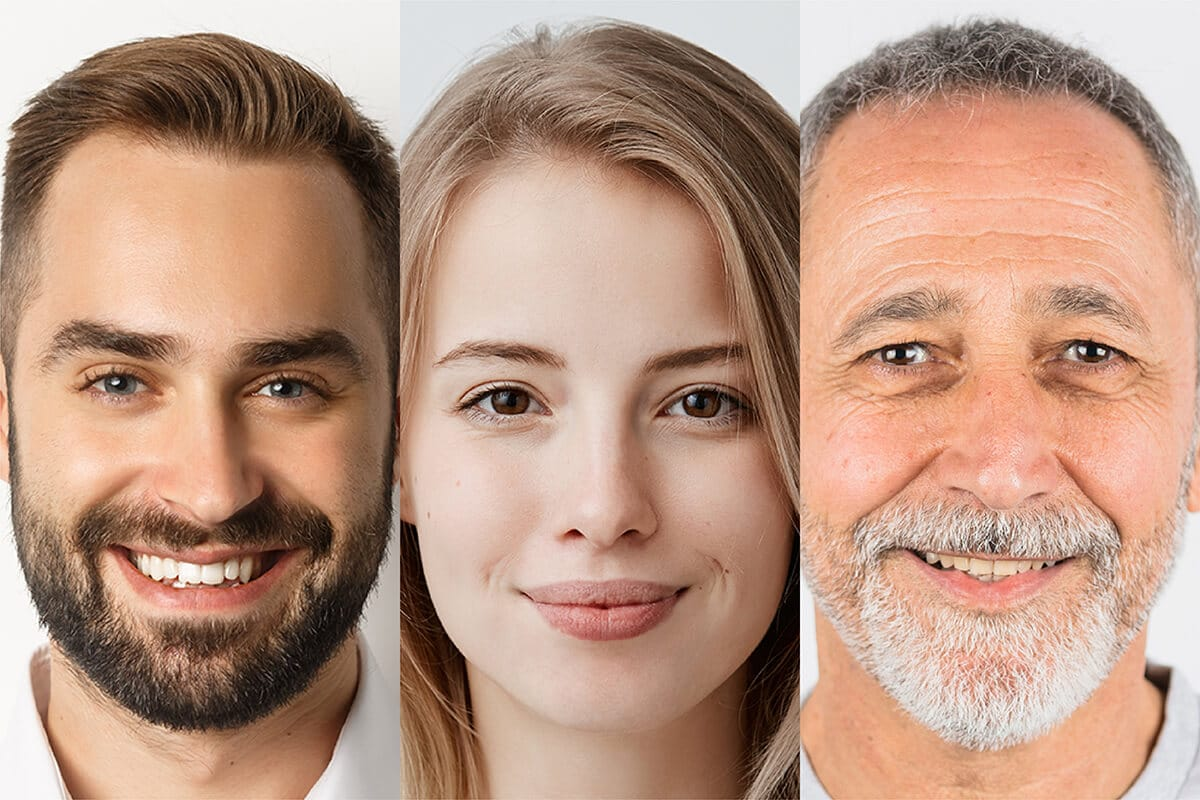
#> input picture İHA_ödevler/week_5/faces.jpg, 1200 x 800 px, given in place of the camera
$ jupyter execute --allow-errors bg_notes.ipynb
#> lines starting #> are read from the running program, lines starting #| are printed output that depends on the picture; pictures that were not available may be replaced by others from this repository, and a replacement may not be noted
[cell 1]
import cv2 as cv

cap = cv.VideoCapture(0)

background_sub = cv.createBackgroundSubtractorMOG2() #ışığa duyarlı
bs = cv.createBackgroundSubtractorKNN()

while True:
    ret,frame = cap.read()
#> frame is the input picture: shape (800, 1200, 3); mean B, G, R 131.7, 150.9, 186.6
    mask = bs.apply(frame)
#> mask: shape (800, 1200); every value is 255
    mask = cv.medianBlur(mask,5)


    cv.imshow("mask",mask)
    cv.imshow("frame",frame)
    if cv.waitKey(1) & 0xFF == ord("q"):
#> (key q is pressed here)
        break

#> (the rest of this cell did not finish here and is left out)

[cell 2]
#Erosion Aşındırma
import cv2 as cv
import numpy as np

# Örnek için kamera veya maske kullanabilirsiniz
# Biz örnek olması için bir maske okuyalım
mask = cv.imread("mask.png", 0)  # 0 → grayscale (siyah-beyaz)
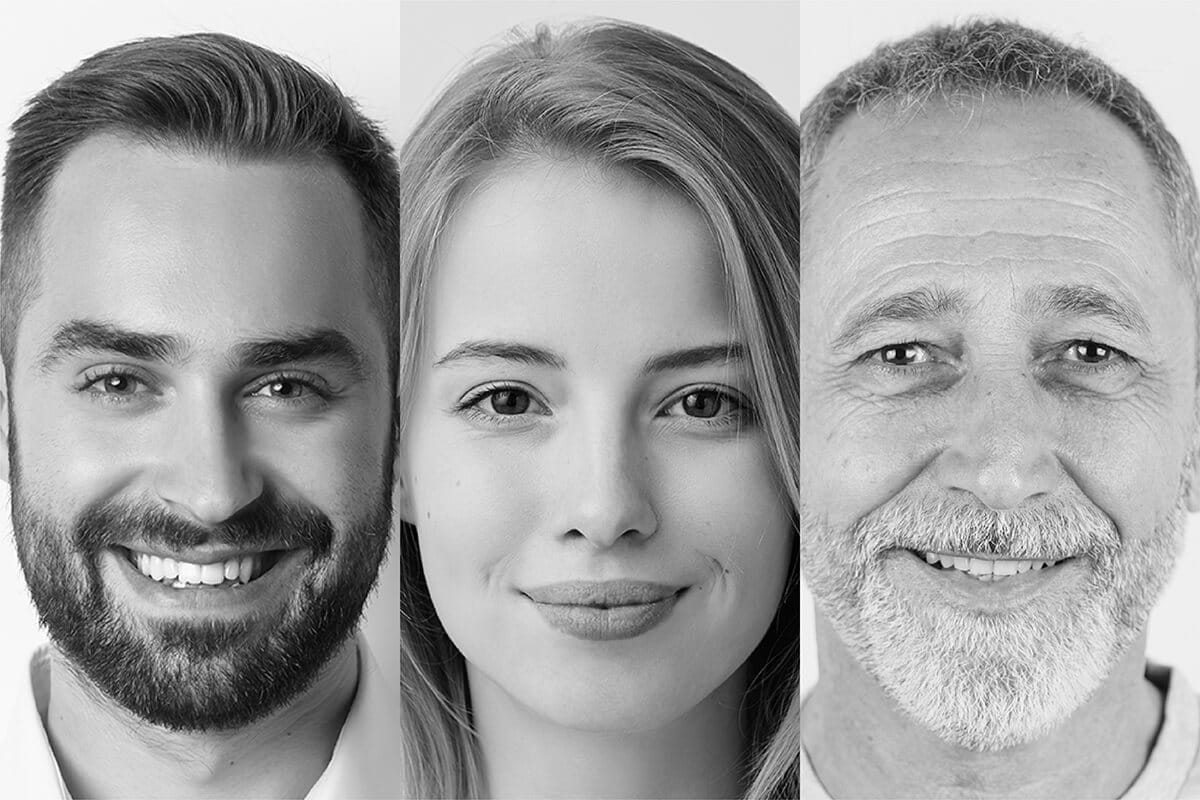
#> mask: shape (800, 1200); min 0, max 255, mean 159.4

kernel = cv.getStructuringElement(cv.MORPH_ELLIPSE, (5, 5))
erosion = cv.erode(mask, kernel, iterations=1)
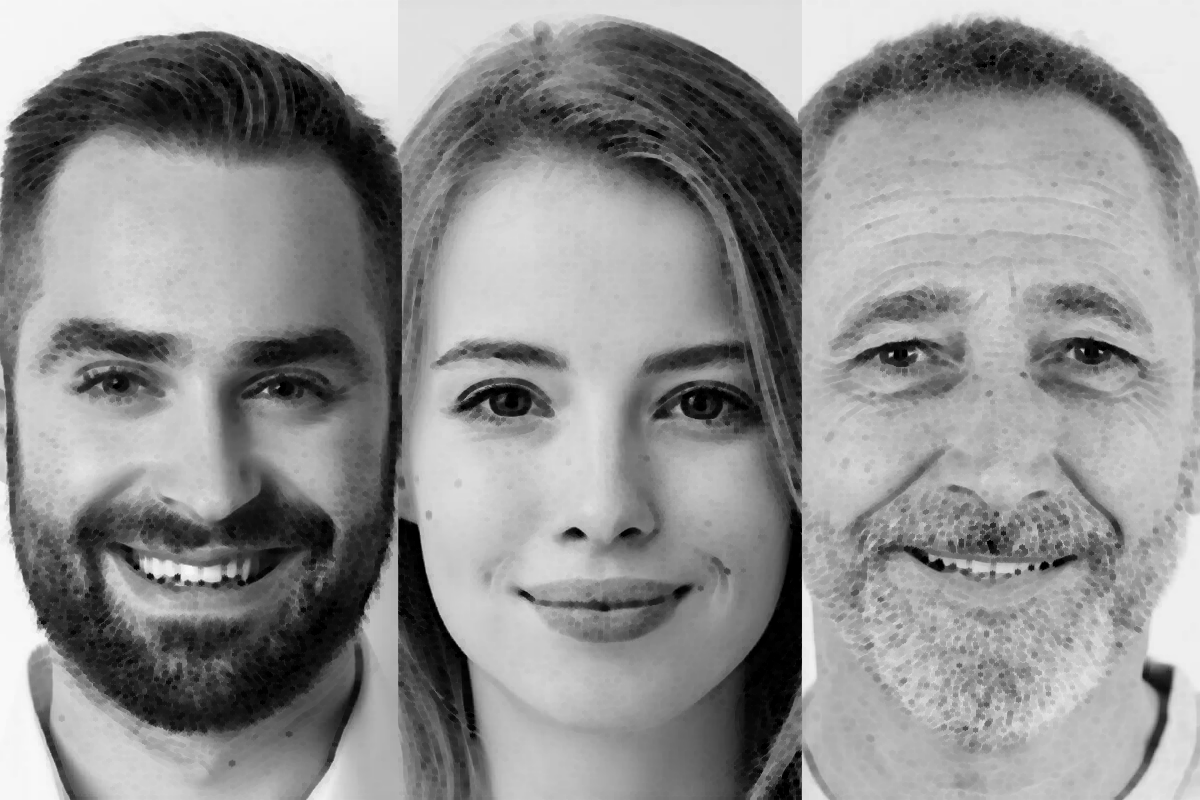
#> erosion: shape (800, 1200); min 0, max 249, mean 144.2

cv.imshow("Original Mask", mask)
cv.imshow("Erosion", erosion)
cv.waitKey(0)
cv.destroyAllWindows()

[cell 3]
#Dilation Genişleme
import cv2 as cv
import numpy as np

mask = cv.imread("mask.png", 0)  # siyah beyaz maske

kernel = cv.getStructuringElement(cv.MORPH_ELLIPSE, (5, 5))
dilation = cv.dilate(mask, kernel, iterations=1)
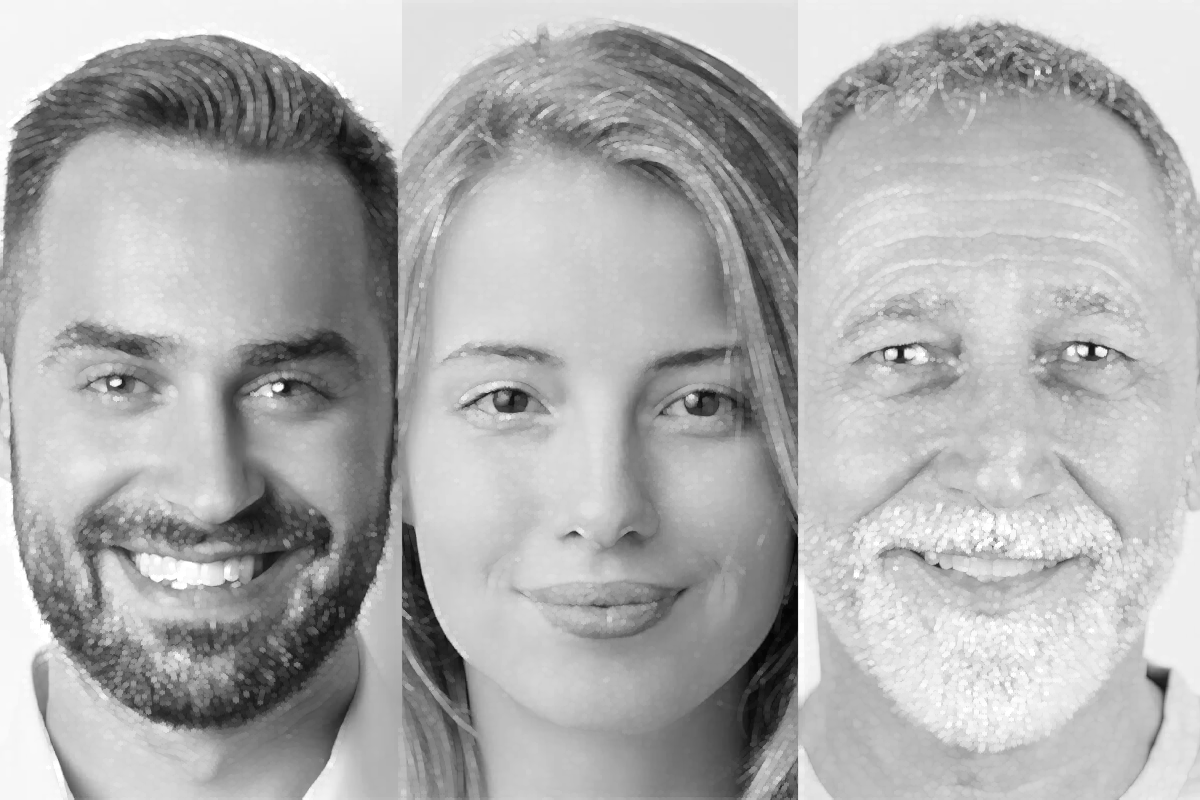
#> dilation: shape (800, 1200); min 5, max 255, mean 174.2

cv.imshow("Original Mask", mask)
cv.imshow("Dilation", dilation)
cv.waitKey(0)
cv.destroyAllWindows()

[cell 4]
#Birlikte Kullanımı

mask = cv.imread("mask.png", 0)

kernel = cv.getStructuringElement(cv.MORPH_ELLIPSE, (5, 5))

# açma işlemi (temiz maske)
clean_mask = cv.morphologyEx(mask, cv.MORPH_OPEN, kernel)
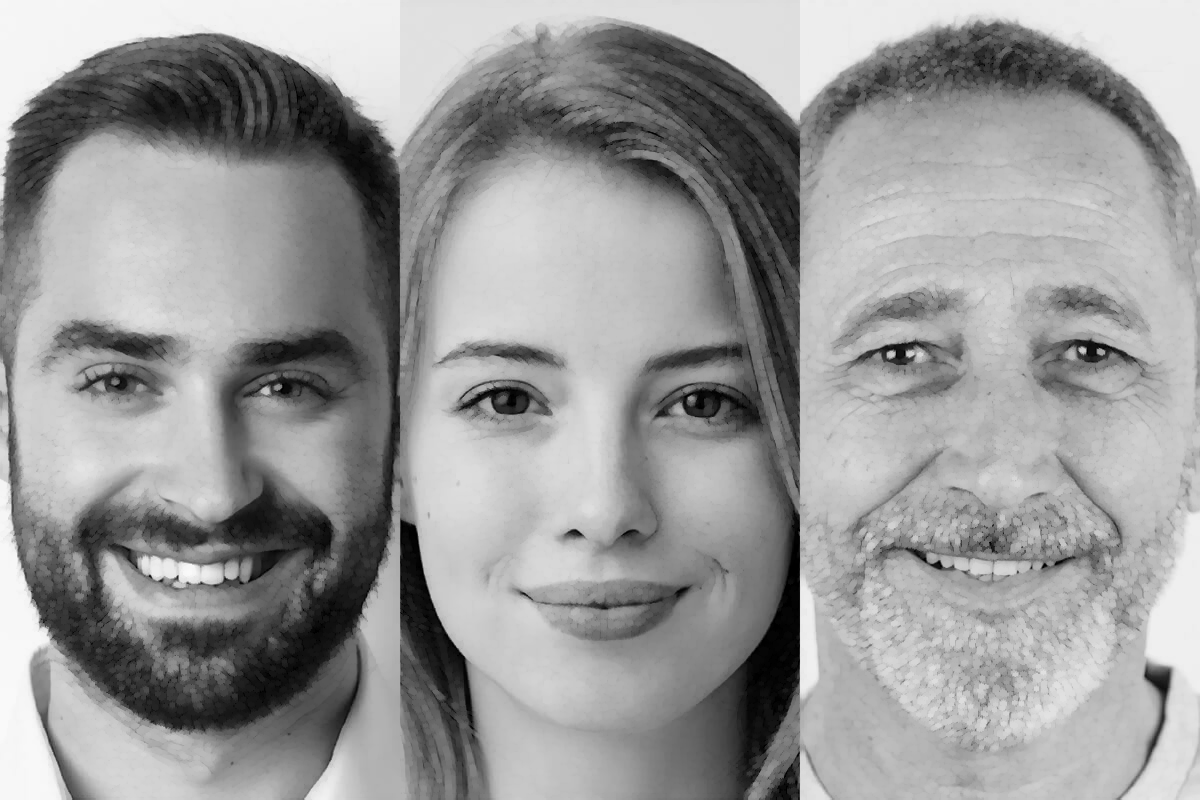
#> clean_mask: shape (800, 1200); min 0, max 249, mean 153.5

cv.imshow("Original Mask", mask)
cv.imshow("Clean Mask (Opening)", clean_mask)
cv.waitKey(0)
cv.destroyAllWindows()
